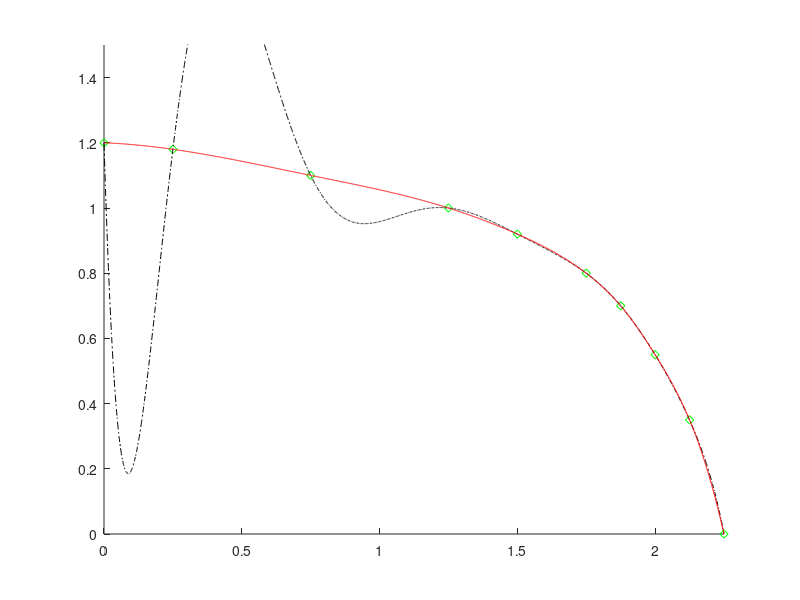
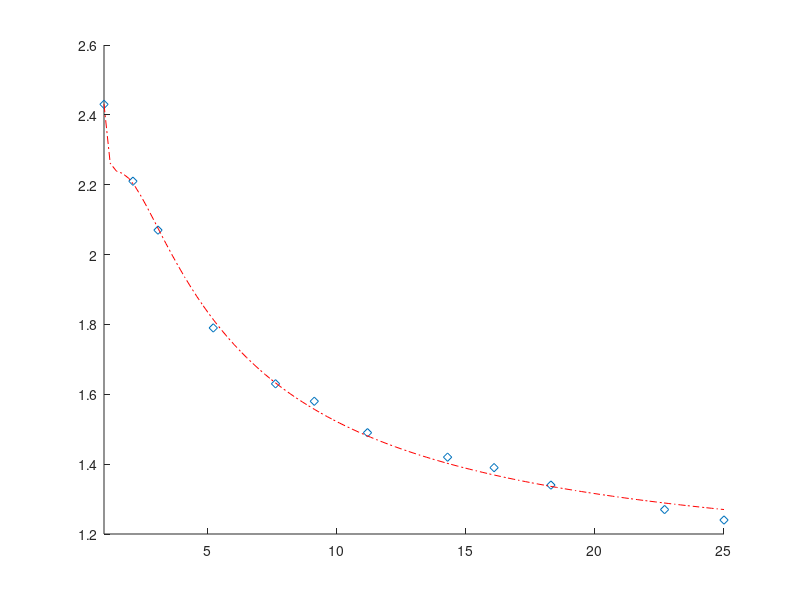

Recreate these plots in MATLAB, in order. (Note: this script raises an error after producing the figures.)
%% CS368 Spring 2018 Homework Assignment 4
% * Name: YOUR NAME HERE 
% * Due Date: Monday, April 9 by 11:58 pm


%% Problem 1: Interpolation

clear
figure % create a new figure window for plotting
x = [0 0.25 0.75 1.25 1.5 1.75 1.875 2 2.125 2.25];
y = [1.2 1.18 1.1 1 0.92 0.8 0.7 0.55 0.35 0];
coef9 = polyfit (x, y, 9)
xx = 0:0.001:2.25;
yy = polyval(coef9,xx);

yys = spline(x,y,xx);
hold on 
plot ( x, y, 'gd')
plot (xx, yy,'-.k');
plot (xx, yys, 'r');
axis([0 2.25 0 1.5]);
hold off 

y_p = polyval(coef9,0.5);
y_s = spline(x,y,0.5);
disp(y_p);
a = ['polynomial interpolation when x = 0.5 y = ' , num2str(y_p)];
b = ['spline interpolation when x = 0.5 y = ' , num2str(y_s)];
disp(a);
disp(b);

%% Problem 2: Approximation

clear
figure % create a new figure window for plotting
x = [1.00 2.12 3.09 5.23 7.64 9.14 11.2 14.3 16.1 18.3 22.7 25.0];
y = [2.43 2.21 2.07 1.79 1.63 1.58 1.49 1.42 1.39 1.34 1.27 1.24];
u = x.^-1;
p = polyfit(u, y , 3)

xx = 1:0.24:25;
u = xx.^-1;
yy = polyval(p,u);
hold on 
plot (x, y, 'd');
plot (xx, yy,'-.r');
hold off 
xlim([1 25]);
y_a = polyval(p,10.5^-1);
a = ['approximation when x = 10.5 y = ',num2str(y_a)];
disp(a);

%% Problem 3: Heat Plate

% Linear equations for each unknown temperature T_1 through T_9:
%T1 = (T2+T4+TA)/3;
%T2 = (T1+T3+T5)/3;
%T3 = (T2+T6)/2;
%T4 = (T1+T5+T7)/3;
%T5 = (T2+T4+T6+T8)/4;
%T6 = (T3+T5+T9)/3;
%T7 = (T4+T8)/2;
%T8 = (T5+T7+T9)/3;
%T9 = (T6+T8+TB)/3;

output = heatplate(50,75);
disp(output);




